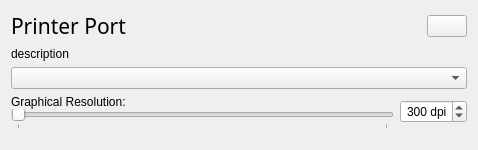
            <widget class="QWidget" name="printerPortPage" >
             <layout class="QGridLayout" >
              <item row="0" column="0" >
               <layout class="QHBoxLayout" >
                <item>
                 <widget class="QLabel" name="printerPortLabel" >
                  <property name="font" >
                   <font>
                    <family>Sans Serif</family>
                    <pointsize>16</pointsize>
                    <weight>75</weight>
                    <italic>false</italic>
                    <bold>true</bold>
                    <underline>false</underline>
                    <strikeout>false</strikeout>
                   </font>
                  </property>
                  <property name="text" >
                   <string>&lt;html>&lt;head>&lt;meta name="qrichtext" content="1" />&lt;style type="text/css">
p, li { white-space: pre-wrap; }
&lt;/style>&lt;/head>&lt;body style=" font-family:'Sans Serif'; font-size:16pt; font-weight:600; font-style:normal;">
&lt;p style=" margin-top:0px; margin-bottom:0px; margin-left:0px; margin-right:0px; -qt-block-indent:0; text-indent:0px;">&lt;span style=" font-weight:400;">Printer Port&lt;/span>&lt;/p>&lt;/body>&lt;/html></string>
                  </property>
                 </widget>
                </item>
                <item>
                 <widget class="QPushButton" name="printerPortUnplugButton" >
                  <property name="sizePolicy" >
                   <sizepolicy vsizetype="Fixed" hsizetype="Fixed" >
                    <horstretch>0</horstretch>
                    <verstretch>0</verstretch>
                   </sizepolicy>
                  </property>
                  <property name="icon" >
                   <iconset>eject.png</iconset>
                  </property>
                 </widget>
                </item>
               </layout>
              </item>
              <item row="1" column="0" >
               <widget class="QLabel" name="printerPortDescLabel" >
                <property name="text" >
                 <string>description</string>
                </property>
                <property name="wordWrap" >
                 <bool>true</bool>
                </property>
               </widget>
              </item>
              <item row="2" column="0" >
               <widget class="QComboBox" name="printerPortPluggableBox" >
                <property name="sizePolicy" >
                 <sizepolicy vsizetype="Minimum" hsizetype="Minimum" >
                  <horstretch>0</horstretch>
                  <verstretch>0</verstretch>
                 </sizepolicy>
                </property>
                <property name="editable" >
                 <bool>false</bool>
                </property>
                <property name="maxCount" >
                 <number>100</number>
                </property>
                <property name="insertPolicy" >
                 <enum>QComboBox::InsertAtTop</enum>
                </property>
                <property name="sizeAdjustPolicy" >
                 <enum>QComboBox::AdjustToMinimumContentsLength</enum>
                </property>
                <property name="minimumContentsLength" >
                 <number>20</number>
                </property>
               </widget>
              </item>
              <item row="3" column="0" >
               <layout class="QHBoxLayout" >
                <item>
                 <layout class="QVBoxLayout" >
                  <property name="spacing" >
                   <number>0</number>
                  </property>
                  <item>
                   <widget class="QLabel" name="label_14" >
                    <property name="text" >
                     <string>Graphical Resolution:</string>
                    </property>
                   </widget>
                  </item>
                  <item>
                   <widget class="QSlider" name="printerResolutionSlider" >
                    <property name="singleStep" >
                     <number>100</number>
                    </property>
                    <property name="pageStep" >
                     <number>1000</number>
                    </property>
                    <property name="orientation" >
                     <enum>Qt::Horizontal</enum>
                    </property>
                    <property name="tickPosition" >
                     <enum>QSlider::TicksBelow</enum>
                    </property>
                    <property name="tickInterval" >
                     <number>100</number>
                    </property>
                   </widget>
                  </item>
                 </layout>
                </item>
                <item>
                 <widget class="QSpinBox" name="printerResolutionSpinBox" >
                  <property name="alignment" >
                   <set>Qt::AlignRight|Qt::AlignTrailing|Qt::AlignVCenter</set>
                  </property>
                  <property name="suffix" >
                   <string> dpi</string>
                  </property>
                  <property name="maximum" >
                   <number>999</number>
                  </property>
                  <property name="value" >
                   <number>300</number>
                  </property>
                 </widget>
                </item>
               </layout>
              </item>
              <item row="4" column="0" >
               <spacer>
                <property name="orientation" >
                 <enum>Qt::Vertical</enum>
                </property>
                <property name="sizeHint" >
                 <size>
                  <width>456</width>
                  <height>10</height>
                 </size>
                </property>
               </spacer>
              </item>
             </layout>
            </widget>
